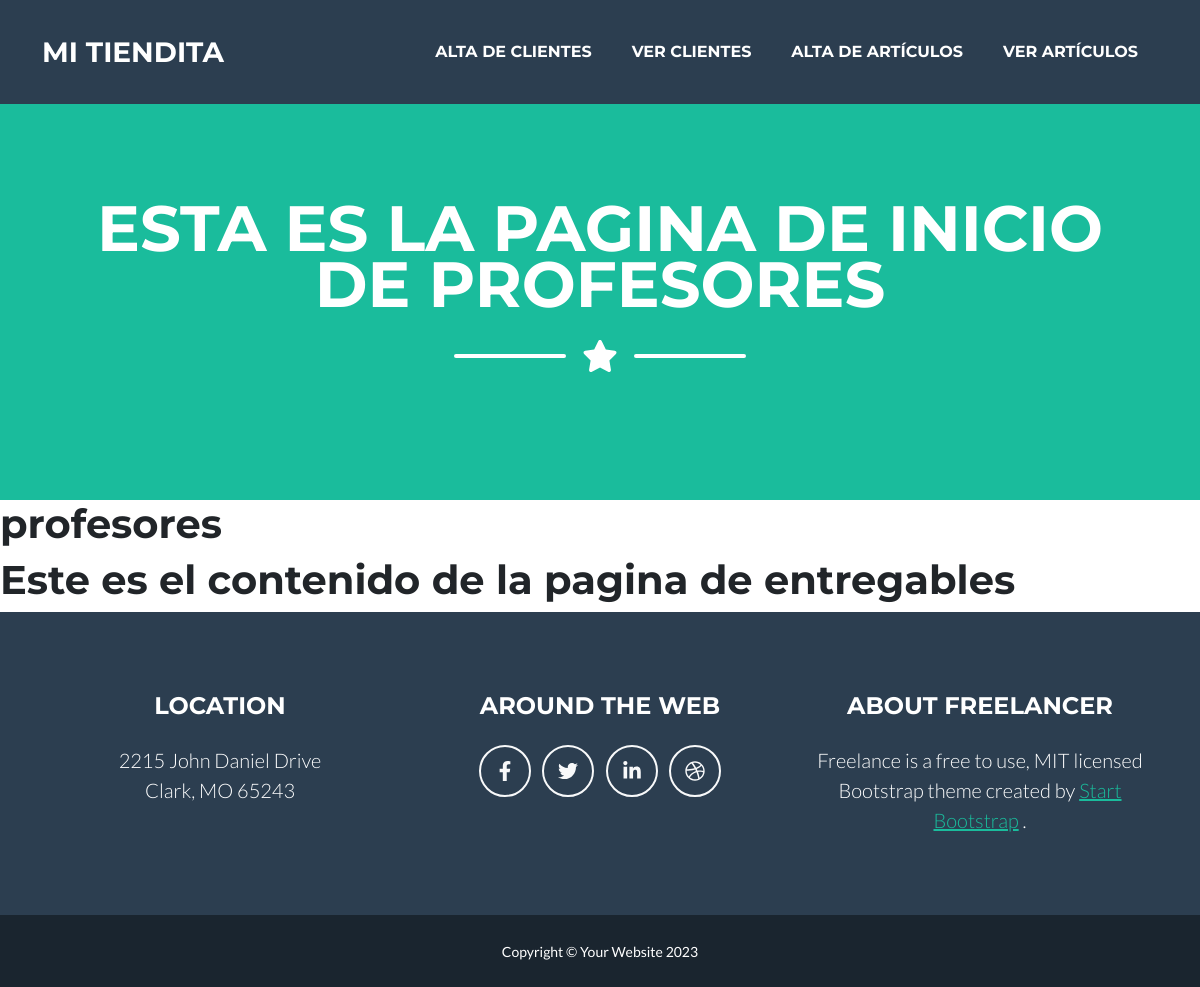
The app's page /AppCoder/profesores/, older data.
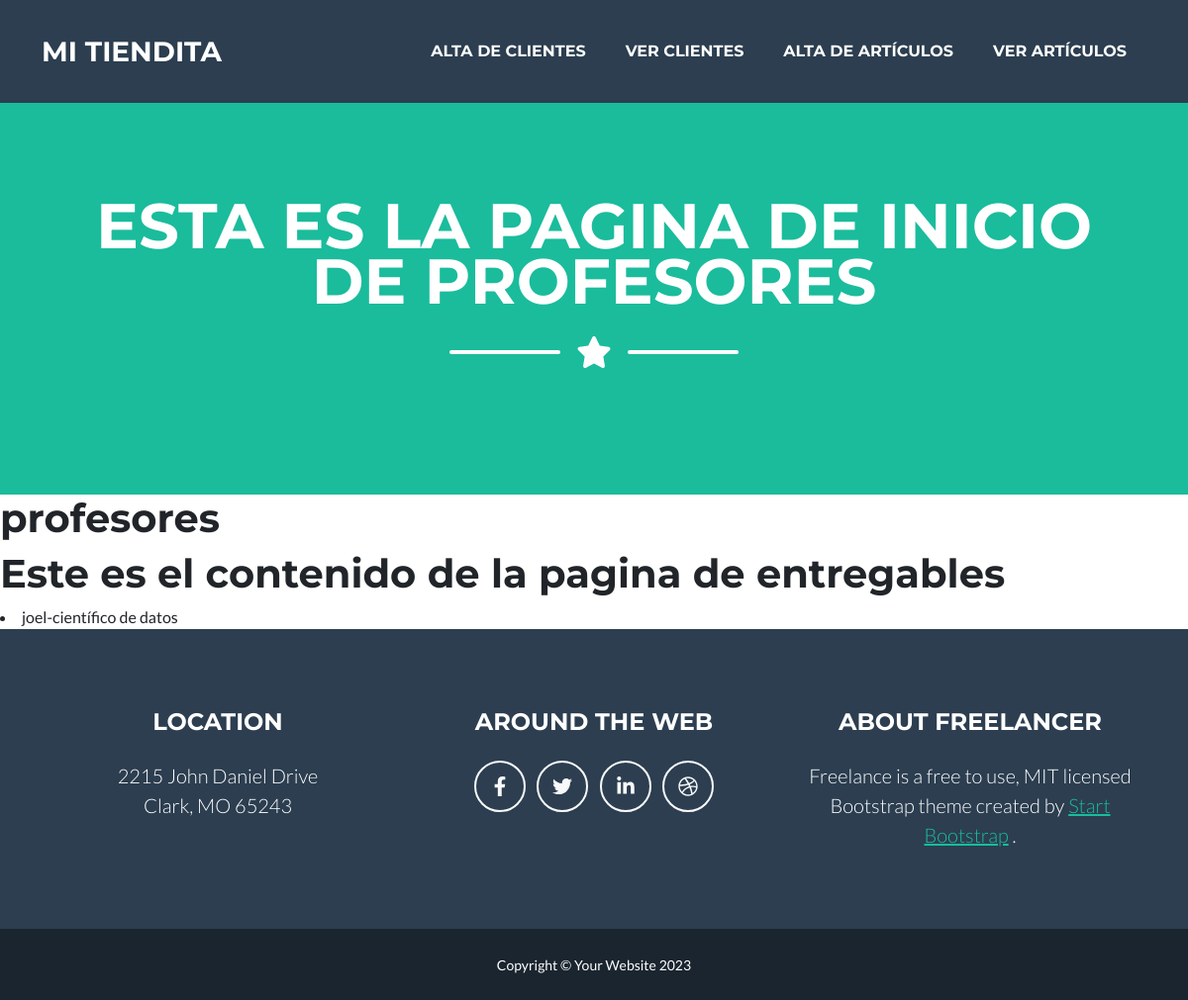
The same page, newer data.
### AppCoder/models.py (models this page shows, shortened)
class Profesor(models.Model):
    nombre = models.CharField(max_length=50)
    apellido = models.CharField(max_length=50)
    email = models.EmailField()
    profesion = models.CharField(max_length=50)

### AppCoder/views.py (the view)
# urls.py: path('profesores/', profesores, name="profesores"),
def profesores(request):
        if request.method == "POST":
              pass
        else:
            profesores = Profesor.objects.all()
        return render(request, "AppCoder/profesores.html", {"profesores": profesores})

### AppCoder/templates/AppCoder/profesores.html (shortened to what this page needs)
{%extends "AppCoder/padre.html"%}
{% load static%}
{%block titulo%} esta es la pagina de inicio de profesores{%endblock%}
{%block contenido_que_cambia%}
    <h1>profesores</h1>
    <h1>Este es el contenido de la pagina de entregables</h1>
    <lu>
    {%for profe in profesores%}
        <li>
            {{profe.nombre}}-{{profe.profesion}}
        </li>
    {%endfor%}
{% endblock %}

Row changes from the older to the newer data that the page shows:
added Profesor: nombre "joel", profesion "científico de datos"
